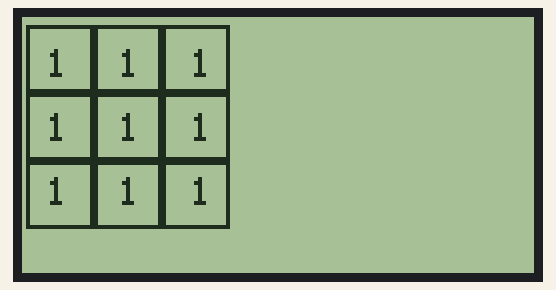
A sketch run on a simulated Arduino Uno, built with avr-gcc and run on an emulated ATmega328P. On the bench: 128×64 one-colour display.

Above: at 0.1 s.

The sketch:

prova.ino
```cpp
/*
 *  openGLCD Library - Hello World
 *
 * This sketch prints "Hello World!" to the LCD
 * and shows the time in seconds since Arduino board was reset.
 *
 *  2013-06-15 bperrybap   - updates for openGLCD
 *  2011-09-14 Bill Perry  - original creation
 *  	bperrybap@opensource.billsworld.billandterrie.com
 */

// include the library header
// no font headers have to be included
#include <openGLCD.h>

void setup()
{
  // Initialize the GLCD
  GLCD.Init();

 // Select the font for the default text area
  GLCD.SelectFont(System5x7);
 // Draw warehouse structure
  int lato=17;

  for(int i=0; i<3; i++){
    for(int j=0; j<3; j++){
      GLCD.DrawRect(lato*j+1, lato*i+2, lato, lato);
    }
  }

 // Fill warehouse with numbers
  for(int y=1; y<6; y=y+2){
    for(int x=1; x<8; x=x+3){
      GLCD.CursorTo(x, y);
      GLCD.print("1");
    }
  }

}

void loop()
{
}
```
